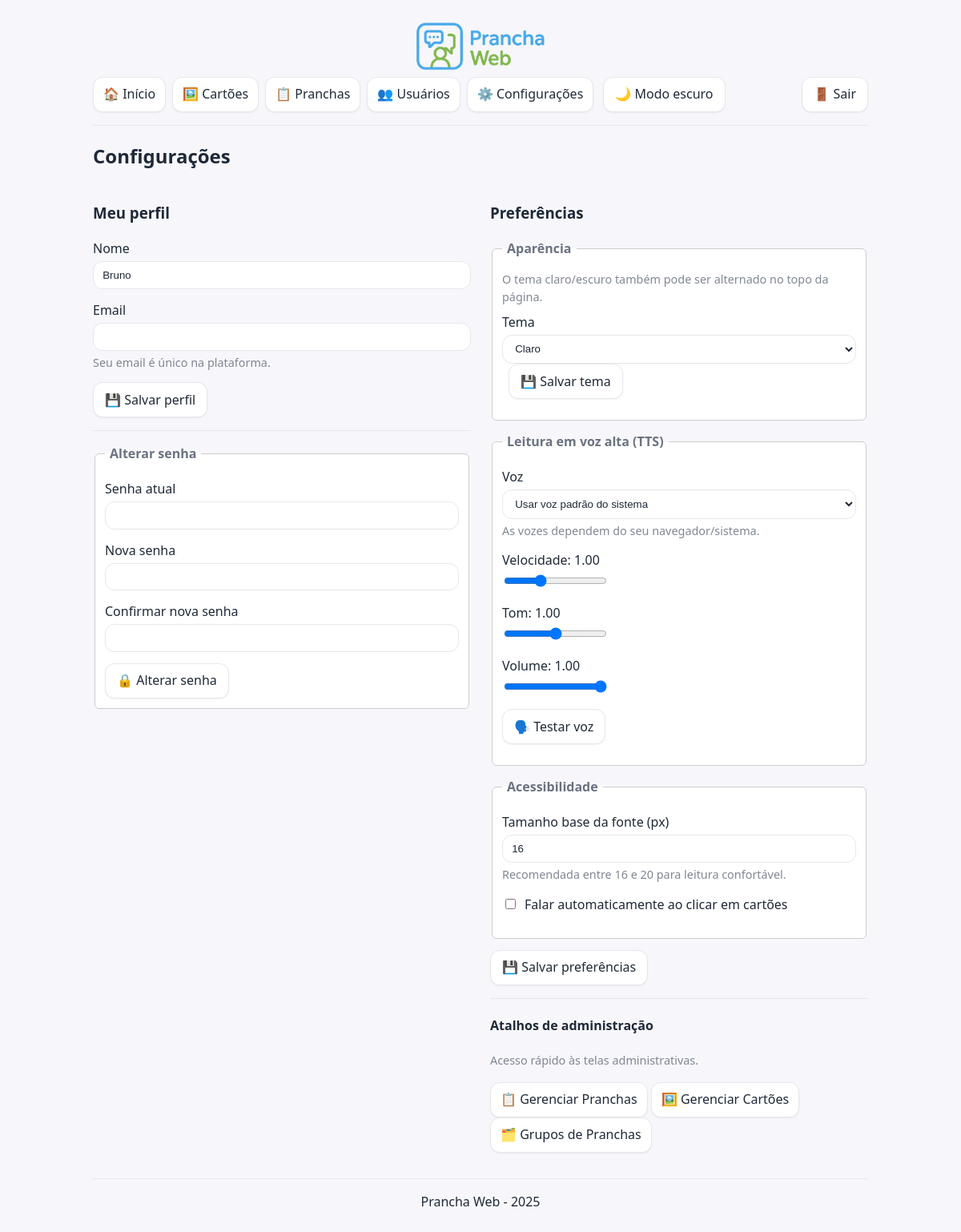
The app's page /pages/configuracoes.php (signed in), older data.
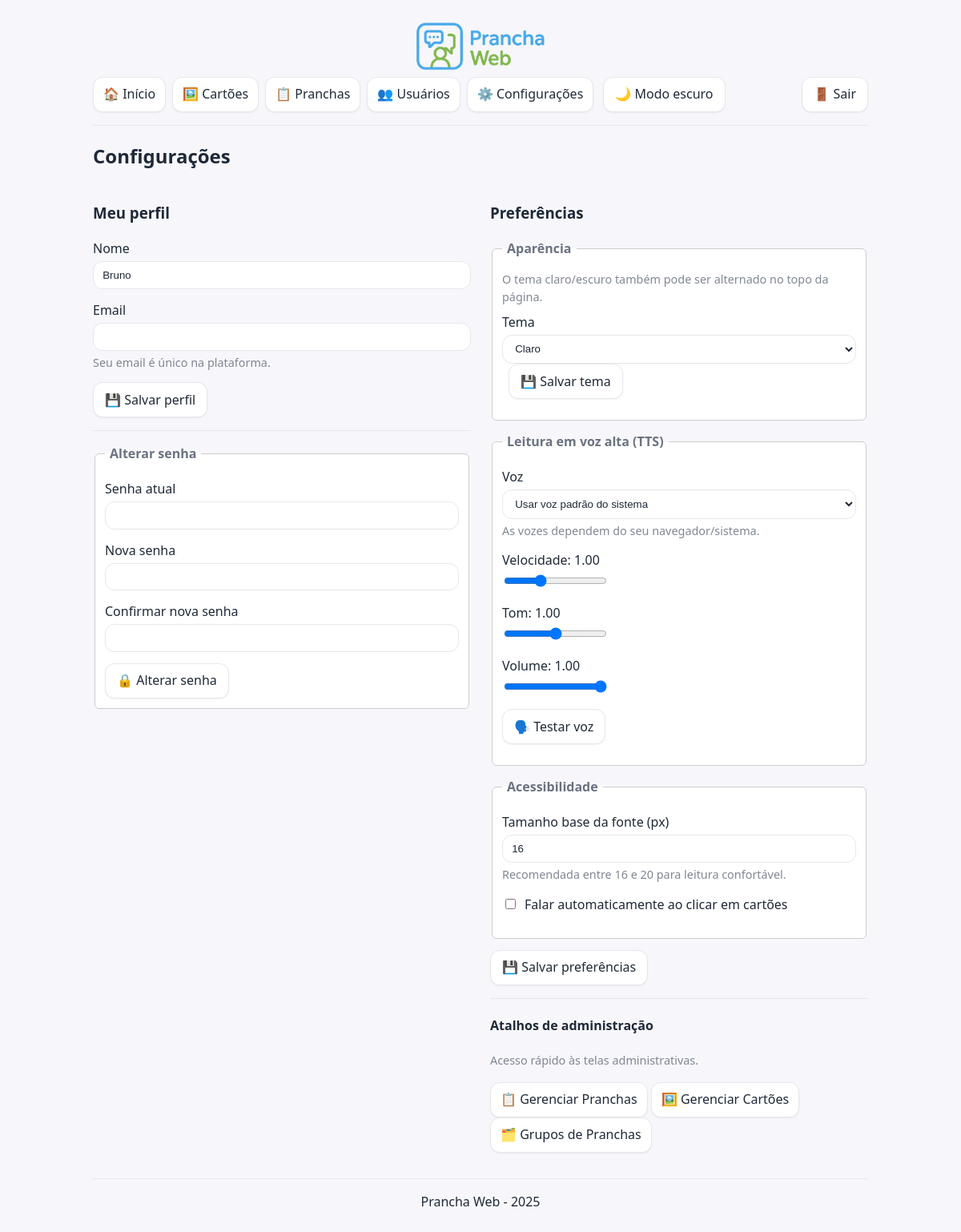
The same page, newer data.
### tables this page shows
CREATE TABLE `usuarios` (
  `id` int(11) NOT NULL,
  `nome` varchar(255) NOT NULL,
  `email` varchar(255) NOT NULL,
  `senha` varchar(255) NOT NULL,
  `tipo` enum('admin','user') NOT NULL DEFAULT 'user' COMMENT 'admin=acesso total; user=restrito',
  `tema_preferido` enum('light','dark') NOT NULL DEFAULT 'light'
);

CREATE TABLE `preferencias_usuarios` (
  `id` int(11) NOT NULL,
  `id_usuario` int(11) NOT NULL,
  `voz_uri` varchar(255) DEFAULT NULL,
  `tts_rate` decimal(3,2) NOT NULL DEFAULT '1.00',
  `tts_pitch` decimal(3,2) NOT NULL DEFAULT '1.00',
  `tts_volume` decimal(3,2) NOT NULL DEFAULT '1.00',
  `font_base_px` tinyint(3) UNSIGNED NOT NULL DEFAULT '16',
  `falar_ao_clicar` tinyint(1) NOT NULL DEFAULT '0',
  `updated_at` timestamp NOT NULL DEFAULT CURRENT_TIMESTAMP ON UPDATE CURRENT_TIMESTAMP
);

### includes/modelo_preferencias.php (called while the page is built, shortened)
<?php
function obterPreferenciasUsuario(int $id_usuario): array {
    $cx = new mysqli(DB_HOST, DB_USUARIO, DB_SENHA, DB_NOME);
    $cx->set_charset('utf8mb4');
    $sql = "SELECT voz_uri, tts_rate, tts_pitch, tts_volume, font_base_px, falar_ao_clicar
              FROM preferencias_usuarios
             WHERE id_usuario = ?
             LIMIT 1";
    $st = $cx->prepare($sql);
    $st->bind_param("i", $id_usuario);
    $st->execute();
    $st->store_result();
    $prefs = preferenciasPadrao();
    $st->bind_result($voz_uri, $rate, $pitch, $volume, $font_px, $falar_click);
    if ($st->num_rows > 0 && $st->fetch()) {
        $prefs = [
            'voz_uri'         => $voz_uri,
            'tts_rate'        => (float)$rate,
            'tts_pitch'       => (float)$pitch,
            'tts_volume'      => (float)$volume,
            'font_base_px'    => (int)$font_px,
            'falar_ao_clicar' => (int)$falar_click
        ];
    } else {
        $ins = $cx->prepare("INSERT INTO preferencias_usuarios (id_usuario) VALUES (?)");
        $ins->bind_param("i", $id_usuario);
        $ins->execute();
        $ins->close();
    }
    return $prefs;
}
function preferenciasPadrao(): array {
    return [
        'voz_uri'         => null,
        'tts_rate'        => 1.00,
        'tts_pitch'       => 1.00,
        'tts_volume'      => 1.00,
        'font_base_px'    => 16,
        'falar_ao_clicar' => 0
    ];
}
?>

### includes/controle_configuracoes.php (called while the page is built, shortened)
<?php
require_once __DIR__ . '/modelo_preferencias.php';
$id_usuario = (int) $_SESSION['id_usuario'];
$preferencias = obterPreferenciasUsuario($id_usuario);
?>

### pages/configuracoes.php (the view, shortened to what this page needs)
<?php
include '../includes/cabecalho.php';
require_once '../includes/controle_configuracoes.php';
$isAdmin = ($_SESSION['tipo_usuario'] === 'admin');
?>
<link rel="stylesheet" href="../assets/css/configuracoes.css">
<h2>Configurações</h2>
<div class="grid-2" role="region" aria-label="Configurações do usuário">
  <section aria-labelledby="titulo-perfil">
    <h3 id="titulo-perfil">Meu perfil</h3>
    <form method="post" novalidate>
      <div class="campo">
        <label for="nome">Nome</label><br>
        <input id="nome" name="nome" type="text" value="<?php echo htmlspecialchars($_SESSION['nome_usuario'] ?? '', ENT_QUOTES, 'UTF-8'); ?>" required aria-required="true">
      </div>
      <div class="campo">
        <label for="email">Email</label><br>
        <input id="email" name="email" type="email" value="<?php echo htmlspecialchars($_SESSION['email_usuario'] ?? '', ENT_QUOTES, 'UTF-8'); ?>" required aria-required="true" aria-describedby="ajuda-email">
        <div id="ajuda-email" class="help">Seu email é único na plataforma.</div>
      </div>
      <button type="submit" class="botao-acao">💾 Salvar perfil</button>
    </form>
    <hr aria-hidden="true">
    <form method="post" novalidate>
      <fieldset>
        <legend>Alterar senha</legend>
        <div class="campo">
          <label for="senha_atual">Senha atual</label><br>
          <input id="senha_atual" name="senha_atual" type="password" required aria-required="true" autocomplete="current-password">
        </div>
        <div class="campo">
          <label for="nova_senha">Nova senha</label><br>
          <input id="nova_senha" name="nova_senha" type="password" required aria-required="true" minlength="6" autocomplete="new-password">
        </div>
        <div class="campo">
          <label for="confirma_senha">Confirmar nova senha</label><br>
          <input id="confirma_senha" name="confirma_senha" type="password" required aria-required="true" minlength="6" autocomplete="new-password">
        </div>
        <input type="submit" class="botao-acao" value="🔒 Alterar senha">
      </fieldset>
    </form>
  </section>
  <section aria-labelledby="titulo-preferencias">
    <h3 id="titulo-preferencias">Preferências</h3>
    <form method="post" id="form-preferencias" novalidate>
      <fieldset style="margin-bottom: 14px;">
        <legend>Aparência</legend>
        <div class="help">O tema claro/escuro também pode ser alternado no topo da página.</div>
        <div class="campo">
          <label for="tema_escolha">Tema</label><br>
          <select id="tema_escolha" aria-describedby="ajuda-tema">
            <option value="light" <?php echo ($tema === 'light') ? 'selected' : ''; ?>>Claro</option>
          </select>
          <button type="button" id="btn-salvar-tema" class="botao-acao ml-8">💾 Salvar tema</button>
        </div>
      </fieldset>
      <fieldset style="margin-bottom: 14px;">
        <legend>Leitura em voz alta (TTS)</legend>
        <div class="campo">
          <label for="voz_selecao">Voz</label><br>
          <select id="voz_selecao" name="voz_uri" aria-describedby="ajuda-voz"
                  data-voz-salva="<?php echo htmlspecialchars($preferencias['voz_uri'] ?? '', ENT_QUOTES, 'UTF-8'); ?>"></select>
          <div id="ajuda-voz" class="help">As vozes dependem do seu navegador/sistema.</div>
        </div>
        <div class="campo">
          <label for="tts_rate">Velocidade: <span id="tts_rate_val"><?php echo htmlspecialchars(number_format($preferencias['tts_rate'], 2), ENT_QUOTES, 'UTF-8'); ?></span></label><br>
          <input type="range" id="tts_rate" name="tts_rate" min="0.5" max="2" step="0.05" value="<?php echo (float)$preferencias['tts_rate']; ?>" aria-valuemin="0.5" aria-valuemax="2" aria-valuenow="<?php echo (float)$preferencias['tts_rate']; ?>">
        </div>
        <div class="campo">
          <label for="tts_pitch">Tom: <span id="tts_pitch_val"><?php echo htmlspecialchars(number_format($preferencias['tts_pitch'], 2), ENT_QUOTES, 'UTF-8'); ?></span></label><br>
          <input type="range" id="tts_pitch" name="tts_pitch" min="0" max="2" step="0.05" value="<?php echo (float)$preferencias['tts_pitch']; ?>">
        </div>
        <div class="campo">
          <label for="tts_volume">Volume: <span id="tts_volume_val"><?php echo htmlspecialchars(number_format($preferencias['tts_volume'], 2), ENT_QUOTES, 'UTF-8'); ?></span></label><br>
          <input type="range" id="tts_volume" name="tts_volume" min="0" max="1" step="0.05" value="<?php echo (float)$preferencias['tts_volume']; ?>">
        </div>
        <div class="campo">
          <button type="button" id="btn-testar-voz" class="botao-acao" aria-label="Testar a voz escolhida">🗣️ Testar voz</button>
        </div>
      </fieldset>
      <fieldset>
        <legend>Acessibilidade</legend>
        <div class="campo">
          <label for="font_base_px">Tamanho base da fonte (px)</label><br>
          <input id="font_base_px" name="font_base_px" type="number" min="14" max="24"
                 value="<?php echo (int)$preferencias['font_base_px']; ?>" aria-describedby="ajuda-fonte">
          <div id="ajuda-fonte" class="help">Recomendada entre 16 e 20 para leitura confortável.</div>
        </div>
        <div class="campo">
          <label style="display:inline-flex;align-items:center;gap:8px;">
            <input type="checkbox" name="falar_ao_clicar" id="falar_ao_clicar" value="1" <?php echo $preferencias['falar_ao_clicar'] ? 'checked' : ''; ?>>
            Falar automaticamente ao clicar em cartões
          </label>
        </div>
      </fieldset>
      <div class="campo" style="margin-top:14px;">
        <button type="submit" class="botao-acao">💾 Salvar preferências</button>
      </div>
    </form>
    <?php if ($isAdmin): ?>
      <hr>
      <section aria-labelledby="atalhos-admin">
        <h4 id="atalhos-admin">Atalhos de administração</h4>
        <p class="help">Acesso rápido às telas administrativas.</p>
        <p>
          <a class="botao-acao" href="gerenciar_pranchas.php">📋 Gerenciar Pranchas</a>
          <a class="botao-acao" href="gerenciar_cartoes.php">🖼️ Gerenciar Cartões</a>
          <a class="botao-acao" href="gerenciar_grupos_pranchas.php">🗂️ Grupos de Pranchas</a>
        </p>
      </section>
    <?php endif; ?>
  </section>
</div>
<?php include '../includes/rodape.php'; ?>

### includes/cabecalho.php (shortened to what this page needs)
<?php
require_once __DIR__ . '/conexao.php';
$idUsuario = (int) $_SESSION['id_usuario'];
$tema = 'light';
if ($stmt = $conn->prepare("SELECT tema_preferido FROM usuarios WHERE id = ? LIMIT 1")) {
    $stmt->bind_param("i", $idUsuario);
    $stmt->execute();
    $stmt->bind_result($temaDB);
    if ($stmt->fetch() && in_array($temaDB, ['light','dark'], true)) {
        $tema = $temaDB;
    }
}
$isAdminNav = (isset($_SESSION['tipo_usuario']) && $_SESSION['tipo_usuario'] === 'admin');
?>
<!DOCTYPE html>
<html lang="pt-BR">
<head>
    <link rel="stylesheet" href="../assets/css/style.css">
    <link rel="stylesheet" href="../assets/css/wcag.css">
</head>
<body data-theme="<?= htmlspecialchars($tema, ENT_QUOTES, 'UTF-8') ?>">
    <div class="container">
        <img src="../imagens/logo.png" alt="Logo Prancha Web" class="logo">
        <div class="menu-superior">
            <nav aria-label="Navegação principal">
                <a href="dashboard.php" class="botao-acao">🏠 Início</a>
                <a href="gerenciar_cartoes.php" class="botao-acao">🖼️ Cartões</a>
                <a href="gerenciar_pranchas.php" class="botao-acao">📋 Pranchas</a>
                <?php if ($isAdminNav): ?>
                  <a href="gerenciar_usuarios.php" class="botao-acao">👥 Usuários</a>
                <?php endif; ?>
                <a href="configuracoes.php" class="botao-acao">⚙️ Configurações</a>
            </nav>
            <button
                type="button"
                id="toggle-tema"
                class="botao-acao"
                aria-label="Alternar tema claro/escuro"
                aria-pressed="<?= $tema === 'dark' ? 'true' : 'false' ?>">
            </button>
            <form action="../includes/logout.php" method="post" class="form-sair">
                <button type="submit" class="botao-acao">🚪 Sair</button>
            </form>
        </div>
        <hr>
        <main id="conteudo" tabindex="-1">

### includes/rodape.php
        </main>
        <hr>
        <p style="text-align:center;">Prancha Web - <?php echo date('Y'); ?></p>
    </div>
</body>
</html>

### assets/css/style.css (style rules this page uses)
:root { --bg: #f7f7fb; --card: #ffffff; --text: #1f2937; --muted: #6b7280; --border: #e5e7eb; --primary: #2563eb; --primary-strong:#1d4ed8; --danger: #dc2626; --danger-strong:#b91c1c; --ring: #93c5fd; --btn-bg: #ffffff; --btn-bg-hover: #f3f4f6; --radius: 12px; --shadow-sm: 0 1px 2px rgba(0,0,0,.06); --shadow-md: 0 6px 18px rgba(37, 99, 235, .12); --shadow-focus: 0 0 0 3px var(--ring); }
* { box-sizing: border-box; }
html, body { height: 100%; }
body { margin: 0; font-family: system-ui, -apple-system, "Segoe UI", Roboto, Ubuntu, "Helvetica Neue", Arial, "Noto Sans", "Apple Color Emoji","Segoe UI Emoji", "Segoe UI Symbol", "Noto Color Emoji", sans-serif; background: var(--bg); color: var(--text); line-height: 1.5; transition: background .25s ease, color .25s ease; font-size: 16px; }
.ml-8 { margin-left: 8px !important; }
.container { max-width: 1000px; margin: 0 auto; padding: 16px; }
.logo { max-height: 60px; display: block; margin: 12px auto 8px; }
.menu-superior { display: flex; align-items: center; justify-content: space-between; gap: 12px; flex-wrap: wrap; }
.menu-superior nav { display: flex; gap: 8px; flex-wrap: wrap; }
.form-sair { margin-left: auto; }
hr { border: 0; border-top: 1px solid var(--border); margin: 16px 0; }
:where(button, input[type="submit"], input[type="button"], .botao-acao, summary.botao-acao) { appearance: none; -webkit-appearance: none; background: var(--btn-bg); color: var(--text); border: 1px solid var(--border); border-radius: var(--radius); padding: .55rem .9rem; font: inherit; line-height: 1.1; display: inline-flex; align-items: center; gap: .5rem; cursor: pointer; text-decoration: none; box-shadow: var(--shadow-sm); transition: background-color .18s ease, border-color .18s ease, color .18s ease, transform .06s ease, box-shadow .18s ease, filter .18s ease; }
:where(button, input[type="submit"], input[type="button"], .botao-acao, summary.botao-acao):hover { background: var(--btn-bg-hover); border-color: var(--primary); box-shadow: var(--shadow-md); transform: translateY(-1px); }
:where(button, input[type="submit"], input[type="button"], .botao-acao, summary.botao-acao):active { transform: translateY(0); filter: brightness(0.98); }
:where(button, input[type="submit"], input[type="button"], .botao-acao, summary.botao-acao):focus-visible { outline: none; box-shadow: var(--shadow-md), var(--shadow-focus); border-color: var(--primary-strong); }
a.botao-acao { color: inherit; }
input[type="text"], input[type="email"], input[type="password"], input[type="number"], textarea, select { width: 100%; max-width: 520px; padding: .55rem .7rem; border: 1px solid var(--border); border-radius: var(--radius); background: var(--card); color: var(--text); outline: none; transition: border-color .18s ease, box-shadow .18s ease, background-color .18s ease, color .18s ease; }
.help { color: var(--muted); font-size: .925rem; margin-top: 4px; }
.grid-2 { display: grid; grid-template-columns: repeat(2, minmax(0,1fr)); gap: 20px; }
fieldset { border: 1px solid var(--border); border-radius: var(--radius); padding: 10px 12px; background: var(--card); }
legend { padding: 0 6px; color: var(--muted); }
label { display: inline-block; margin-bottom: 4px; color: var(--text); }
.campo { margin: 10px 0; }
body[data-theme="light"] { --danger-bg: #c62828; --danger-bg-hover: #c62828; --danger-border: #b71c1c; --danger-text: #ffffff; --danger-focus: rgba(229,57,53,.40); }

### assets/css/wcag.css (style rules this page uses)
a.botao-acao, button, input[type="submit"], input[type="button"], summary.botao-acao, .botao-falar-tudo { min-width: 44px; min-height: 44px; padding: 10px 12px; display: inline-flex; align-items: center; justify-content: center; gap: 6px; line-height: 1.2; }
a.botao-acao { display: inline-flex; }
nav a.botao-acao { min-height: 44px; }

### assets/css/configuracoes.css (style rules this page uses)
:root { --alert-bg: var(--card); --alert-fg: var(--text); --alert-border: var(--border); }
.botao-acao, button, input[type="submit"] { min-width:44px; min-height:44px; padding:10px 14px; }
.campo { margin:8px 0 14px; }
.grid-2 { display:grid; grid-template-columns:1fr; gap:24px; }
@media (min-width:820px) { .grid-2 { grid-template-columns:1fr 1fr; } }
.help { font-size:.9rem; opacity:.85; }
fieldset { border:1px solid #ccc; border-radius:6px; padding:12px; }
legend { padding:0 6px; font-weight:600; }
.ml-8 { margin-left:8px; }

Row changes from the older to the newer data that the page shows:
no longer on this page (row edited): preferencias_usuarios: voz_uri "Usar voz padrão do sistema", tts_rate "1.00", tts_rate "1", tts_pitch "1.00", tts_pitch "1", tts_volume "1.00", tts_volume "1", font_base_px "16"
Text that changed along with them:
form field voz_uri: (not shown) → "Usar voz padrão do sistema"
$preferencias['tts_rate']: (not shown) → "1.00"
form field tts_rate: (not shown) → "1"
$preferencias['tts_pitch']: (not shown) → "1.00"
form field tts_pitch: (not shown) → "1"
$preferencias['tts_volume']: (not shown) → "1.00"
form field tts_volume: (not shown) → "1"
form field font_base_px: (not shown) → "16"
form field falar_ao_clicar: (not shown) → "☐"
